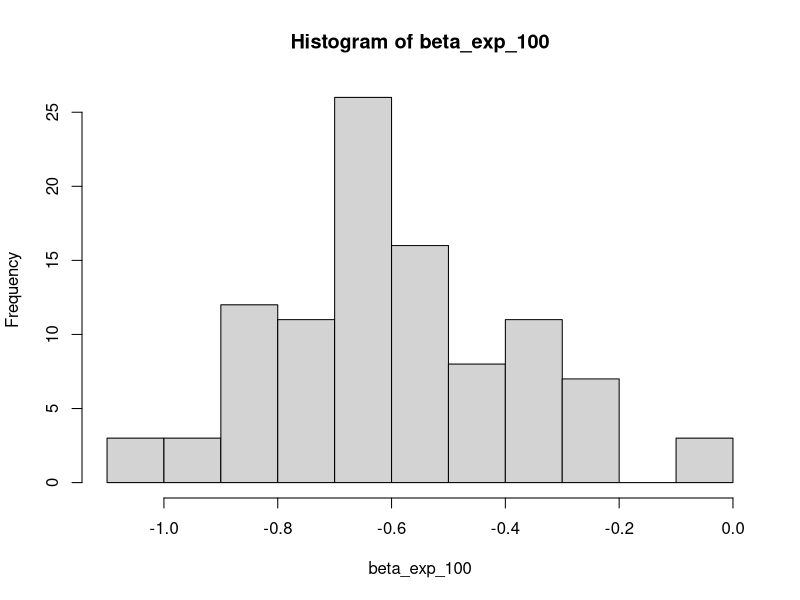

This chart was generated by the following R code:
## ---- chunk 1
knitr::opts_chunk$set(echo = TRUE)
library(tidyverse)
library(survival)
## ---- chunk 2

# baseline hazard: Weibull

# N = sample size    
# lambda = scale parameter in h0()
# rho = shape parameter in h0()
# beta = fixed effect parameter

simu_data <- function(N, lambda, rho, beta, baseline = "Exponential")
{
  # covariate --> N Bernoulli trials
  x <- sample(x=c(0, 1), size=N, replace=TRUE, prob=c(0.5, 0.5))
  v <- runif(n=N)
  if (baseline == "Exponential") {
    Tlat <- log(v)/(-exp(x * beta) * lambda)}
  else{
    # Weibull latent event times
    Tlat <- (- log(v) / (lambda * exp(x * beta)))^(1 / rho)
  }

  # data set
  data.frame(id=1:N,
             time=Tlat,
             x=x,
             baseline = baseline, stringsAsFactors = FALSE, row.names = NULL)
}
## ---- chunk 3
# #Simulation
# set.seed(1234)
# sim_num = 100 #Number of simulations
# betaHat <- rep(NA, sim_num) #Initial mean beta for each simulation
# baseline = "Cox" #The model for generated data
# fitmodel = "Cox" #The model to fit data
# for(k in 1:sim_num)
# {
#   dat <- simu_data(N=100, lambda=0.01, rho=1, beta=-0.6, baseline = baseline)
#   if(fitmodel == "Exponential"){
#     fit <- survreg(Surv(time) ~ x, data = dat, dist = "exponential")
#     betaHat[k] <- -fit$coefficients[-1]
#   } else if(fitmodel == "Cox"){
#     fit <- coxph(Surv(time) ~ x, data=dat)
#     betaHat[k] <- fit$coefficients[-1]
#   }else{
#     fit <- survreg(Surv(time) ~ x, data = dat, dist = "weibull")
#     betaHat[k] <- -fit$coefficients[-1] / fit$scale
#   }
# }
# betaHat #The returned list of mean beta for each simulation
## ---- chunk 4
set.seed(1234)
sim = function(fitmodel,baseline,sim_num){
  num = sim_num
  betaHat = rep(NA, num) 
  for(k in 1:sim_num)
{
  dat <- simu_data(N=100, lambda=0.01, rho=1, beta=-0.6, baseline = baseline)
  if(fitmodel == "Exponential"){
    fit <- survreg(Surv(time) ~ x, data = dat, dist = "exponential")
    betaHat[k] <- -fit$coefficients[-1]
  } else if(fitmodel == "Cox"){
    fit <- coxph(Surv(time) ~ x, data=dat)
    betaHat[k] <- fit$coefficients[1]
  }else{
    fit <- survreg(Surv(time) ~ x, data = dat, dist = "weibull")
    betaHat[k] <- -fit$coefficients[-1] / fit$scale
  }
  }
   betaHat
  }
## ---- chunk 5

library(tidyverse)
library(gmodels)
#Exponential
beta_exp_100 = sim("Weibull","Exponential",100)
hist(beta_exp_100)
mean(beta_exp_100)
ci(beta_exp_100,confidence = 0.95)
## ---- chunk 6
model_list = list("Exponential","Weibull","Cox")
beta_hat = vector("list", length = 9)
k =1
for(i in 1:3){
  for(j in 1:3){
  beta_hat[[k]]= sim(model_list[[i]],model_list[[j]],100)
  k = k+1
  }
}
